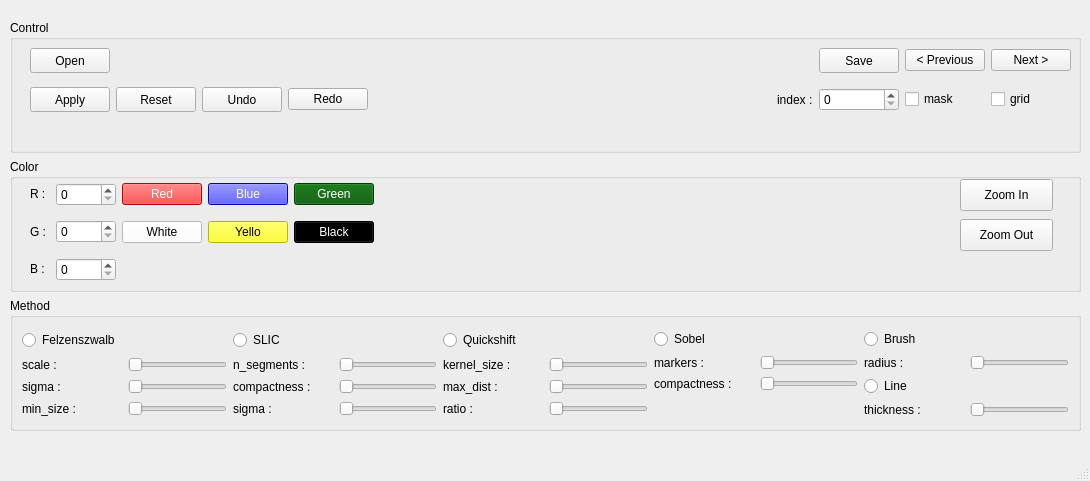
<?xml version="1.0" encoding="UTF-8"?>
<ui version="4.0">
 <class>MainWindow</class>
 <widget class="QMainWindow" name="MainWindow">
  <property name="geometry">
   <rect>
    <x>0</x>
    <y>0</y>
    <width>1090</width>
    <height>481</height>
   </rect>
  </property>
  <property name="sizePolicy">
   <sizepolicy hsizetype="Fixed" vsizetype="Fixed">
    <horstretch>0</horstretch>
    <verstretch>0</verstretch>
   </sizepolicy>
  </property>
  <property name="minimumSize">
   <size>
    <width>1090</width>
    <height>481</height>
   </size>
  </property>
  <property name="maximumSize">
   <size>
    <width>1090</width>
    <height>481</height>
   </size>
  </property>
  <property name="windowTitle">
   <string>MainWindow</string>
  </property>
  <widget class="QWidget" name="centralwidget">
   <widget class="QWidget" name="verticalLayoutWidget_2">
    <property name="geometry">
     <rect>
      <x>10</x>
      <y>20</y>
      <width>1071</width>
      <height>411</height>
     </rect>
    </property>
    <layout class="QVBoxLayout" name="verticalLayout_2">
     <item>
      <layout class="QHBoxLayout" name="horizontalLayout_8">
       <item>
        <widget class="QGroupBox" name="groupBox_3">
         <property name="title">
          <string>Control</string>
         </property>
         <widget class="QWidget" name="gridLayoutWidget_2">
          <property name="geometry">
           <rect>
            <x>20</x>
            <y>20</y>
            <width>1041</width>
            <height>81</height>
           </rect>
          </property>
          <layout class="QGridLayout" name="gridLayout_10">
           <item row="1" column="3">
            <widget class="QPushButton" name="pushButton_14">
             <property name="sizePolicy">
              <sizepolicy hsizetype="Fixed" vsizetype="Fixed">
               <horstretch>0</horstretch>
               <verstretch>0</verstretch>
              </sizepolicy>
             </property>
             <property name="minimumSize">
              <size>
               <width>0</width>
               <height>25</height>
              </size>
             </property>
             <property name="text">
              <string>Undo</string>
             </property>
            </widget>
           </item>
           <item row="1" column="1">
            <widget class="QPushButton" name="pushButton_2">
             <property name="sizePolicy">
              <sizepolicy hsizetype="Fixed" vsizetype="Fixed">
               <horstretch>0</horstretch>
               <verstretch>0</verstretch>
              </sizepolicy>
             </property>
             <property name="minimumSize">
              <size>
               <width>0</width>
               <height>25</height>
              </size>
             </property>
             <property name="text">
              <string>Reset</string>
             </property>
            </widget>
           </item>
           <item row="0" column="8">
            <widget class="QPushButton" name="pushButton_6">
             <property name="sizePolicy">
              <sizepolicy hsizetype="Fixed" vsizetype="Fixed">
               <horstretch>0</horstretch>
               <verstretch>0</verstretch>
              </sizepolicy>
             </property>
             <property name="text">
              <string>&lt; Previous</string>
             </property>
            </widget>
           </item>
           <item row="0" column="0">
            <widget class="QPushButton" name="pushButton_3">
             <property name="sizePolicy">
              <sizepolicy hsizetype="Fixed" vsizetype="Fixed">
               <horstretch>0</horstretch>
               <verstretch>0</verstretch>
              </sizepolicy>
             </property>
             <property name="minimumSize">
              <size>
               <width>0</width>
               <height>25</height>
              </size>
             </property>
             <property name="text">
              <string>Open</string>
             </property>
            </widget>
           </item>
           <item row="1" column="0">
            <widget class="QPushButton" name="pushButton_4">
             <property name="sizePolicy">
              <sizepolicy hsizetype="Fixed" vsizetype="Fixed">
               <horstretch>0</horstretch>
               <verstretch>0</verstretch>
              </sizepolicy>
             </property>
             <property name="minimumSize">
              <size>
               <width>0</width>
               <height>25</height>
              </size>
             </property>
             <property name="text">
              <string>Apply</string>
             </property>
            </widget>
           </item>
           <item row="0" column="9">
            <widget class="QPushButton" name="pushButton_5">
             <property name="sizePolicy">
              <sizepolicy hsizetype="Fixed" vsizetype="Fixed">
               <horstretch>0</horstretch>
               <verstretch>0</verstretch>
              </sizepolicy>
             </property>
             <property name="text">
              <string>Next &gt;</string>
             </property>
            </widget>
           </item>
           <item row="1" column="9">
            <widget class="QCheckBox" name="checkBox">
             <property name="text">
              <string>grid</string>
             </property>
            </widget>
           </item>
           <item row="1" column="8">
            <widget class="QCheckBox" name="checkBox_2">
             <property name="text">
              <string>mask</string>
             </property>
            </widget>
           </item>
           <item row="0" column="1">
            <widget class="QLabel" name="label_3">
             <property name="text">
              <string/>
             </property>
            </widget>
           </item>
           <item row="0" column="5">
            <widget class="QLabel" name="label">
             <property name="text">
              <string/>
             </property>
            </widget>
           </item>
           <item row="0" column="7">
            <widget class="QPushButton" name="pushButton">
             <property name="sizePolicy">
              <sizepolicy hsizetype="Fixed" vsizetype="Fixed">
               <horstretch>0</horstretch>
               <verstretch>0</verstretch>
              </sizepolicy>
             </property>
             <property name="minimumSize">
              <size>
               <width>0</width>
               <height>25</height>
              </size>
             </property>
             <property name="text">
              <string>Save</string>
             </property>
            </widget>
           </item>
           <item row="1" column="4">
            <widget class="QPushButton" name="pushButton_13">
             <property name="sizePolicy">
              <sizepolicy hsizetype="Fixed" vsizetype="Fixed">
               <horstretch>0</horstretch>
               <verstretch>0</verstretch>
              </sizepolicy>
             </property>
             <property name="text">
              <string>Redo</string>
             </property>
            </widget>
           </item>
           <item row="1" column="7">
            <widget class="QSpinBox" name="spinBox"/>
           </item>
           <item row="1" column="6">
            <widget class="QLabel" name="label_12">
             <property name="sizePolicy">
              <sizepolicy hsizetype="Fixed" vsizetype="Preferred">
               <horstretch>0</horstretch>
               <verstretch>0</verstretch>
              </sizepolicy>
             </property>
             <property name="text">
              <string>index :</string>
             </property>
            </widget>
           </item>
          </layout>
         </widget>
        </widget>
       </item>
      </layout>
     </item>
     <item>
      <layout class="QHBoxLayout" name="horizontalLayout">
       <item>
        <widget class="QGroupBox" name="groupBox_2">
         <property name="title">
          <string>Color</string>
         </property>
         <widget class="QWidget" name="gridLayoutWidget">
          <property name="geometry">
           <rect>
            <x>20</x>
            <y>20</y>
            <width>382</width>
            <height>106</height>
           </rect>
          </property>
          <layout class="QGridLayout" name="gridLayout_9">
           <item row="1" column="0">
            <layout class="QHBoxLayout" name="horizontalLayout_6">
             <item>
              <widget class="QLabel" name="label_5">
               <property name="sizePolicy">
                <sizepolicy hsizetype="Fixed" vsizetype="Fixed">
                 <horstretch>0</horstretch>
                 <verstretch>0</verstretch>
                </sizepolicy>
               </property>
               <property name="minimumSize">
                <size>
                 <width>20</width>
                 <height>20</height>
                </size>
               </property>
               <property name="text">
                <string>G :</string>
               </property>
              </widget>
             </item>
             <item>
              <widget class="QSpinBox" name="spinBox_3">
               <property name="sizePolicy">
                <sizepolicy hsizetype="Fixed" vsizetype="Fixed">
                 <horstretch>0</horstretch>
                 <verstretch>0</verstretch>
                </sizepolicy>
               </property>
               <property name="minimumSize">
                <size>
                 <width>60</width>
                 <height>20</height>
                </size>
               </property>
              </widget>
             </item>
             <item>
              <widget class="QPushButton" name="pushButton_10">
               <property name="sizePolicy">
                <sizepolicy hsizetype="Fixed" vsizetype="Fixed">
                 <horstretch>0</horstretch>
                 <verstretch>0</verstretch>
                </sizepolicy>
               </property>
               <property name="minimumSize">
                <size>
                 <width>80</width>
                 <height>0</height>
                </size>
               </property>
               <property name="styleSheet">
                <string notr="true">background-color:rgb(255, 255, 255)</string>
               </property>
               <property name="text">
                <string>White</string>
               </property>
              </widget>
             </item>
             <item>
              <widget class="QPushButton" name="pushButton_11">
               <property name="sizePolicy">
                <sizepolicy hsizetype="Fixed" vsizetype="Fixed">
                 <horstretch>0</horstretch>
                 <verstretch>0</verstretch>
                </sizepolicy>
               </property>
               <property name="minimumSize">
                <size>
                 <width>80</width>
                 <height>0</height>
                </size>
               </property>
               <property name="styleSheet">
                <string notr="true">background-color:rgb(255, 255, 0)</string>
               </property>
               <property name="text">
                <string>Yello</string>
               </property>
              </widget>
             </item>
             <item>
              <widget class="QPushButton" name="pushButton_12">
               <property name="sizePolicy">
                <sizepolicy hsizetype="Fixed" vsizetype="Fixed">
                 <horstretch>0</horstretch>
                 <verstretch>0</verstretch>
                </sizepolicy>
               </property>
               <property name="minimumSize">
                <size>
                 <width>80</width>
                 <height>0</height>
                </size>
               </property>
               <property name="styleSheet">
                <string notr="true">background-color: rgb(0, 0, 0); color:rgb(255, 255, 255)</string>
               </property>
               <property name="text">
                <string>Black</string>
               </property>
              </widget>
             </item>
             <item>
              <widget class="QLabel" name="label_8">
               <property name="sizePolicy">
                <sizepolicy hsizetype="Minimum" vsizetype="Preferred">
                 <horstretch>0</horstretch>
                 <verstretch>0</verstretch>
                </sizepolicy>
               </property>
               <property name="minimumSize">
                <size>
                 <width>0</width>
                 <height>0</height>
                </size>
               </property>
               <property name="text">
                <string/>
               </property>
              </widget>
             </item>
            </layout>
           </item>
           <item row="0" column="0">
            <layout class="QHBoxLayout" name="horizontalLayout_5">
             <item>
              <widget class="QLabel" name="label_4">
               <property name="sizePolicy">
                <sizepolicy hsizetype="Fixed" vsizetype="Fixed">
                 <horstretch>0</horstretch>
                 <verstretch>0</verstretch>
                </sizepolicy>
               </property>
               <property name="minimumSize">
                <size>
                 <width>20</width>
                 <height>20</height>
                </size>
               </property>
               <property name="text">
                <string>R :</string>
               </property>
              </widget>
             </item>
             <item>
              <widget class="QSpinBox" name="spinBox_2">
               <property name="sizePolicy">
                <sizepolicy hsizetype="Fixed" vsizetype="Fixed">
                 <horstretch>0</horstretch>
                 <verstretch>0</verstretch>
                </sizepolicy>
               </property>
               <property name="minimumSize">
                <size>
                 <width>60</width>
                 <height>20</height>
                </size>
               </property>
              </widget>
             </item>
             <item>
              <widget class="QPushButton" name="pushButton_7">
               <property name="sizePolicy">
                <sizepolicy hsizetype="Fixed" vsizetype="Fixed">
                 <horstretch>0</horstretch>
                 <verstretch>0</verstretch>
                </sizepolicy>
               </property>
               <property name="minimumSize">
                <size>
                 <width>80</width>
                 <height>0</height>
                </size>
               </property>
               <property name="styleSheet">
                <string notr="true">background-color: rgb(255, 0, 0); color:rgb(255, 255, 255)</string>
               </property>
               <property name="text">
                <string>Red</string>
               </property>
              </widget>
             </item>
             <item>
              <widget class="QPushButton" name="pushButton_8">
               <property name="sizePolicy">
                <sizepolicy hsizetype="Fixed" vsizetype="Fixed">
                 <horstretch>0</horstretch>
                 <verstretch>0</verstretch>
                </sizepolicy>
               </property>
               <property name="minimumSize">
                <size>
                 <width>80</width>
                 <height>0</height>
                </size>
               </property>
               <property name="styleSheet">
                <string notr="true">background-color:rgb(0, 0, 255); color:rgb(255, 255, 255)</string>
               </property>
               <property name="text">
                <string>Blue</string>
               </property>
              </widget>
             </item>
             <item>
              <widget class="QPushButton" name="pushButton_9">
               <property name="sizePolicy">
                <sizepolicy hsizetype="Fixed" vsizetype="Fixed">
                 <horstretch>0</horstretch>
                 <verstretch>0</verstretch>
                </sizepolicy>
               </property>
               <property name="minimumSize">
                <size>
                 <width>80</width>
                 <height>0</height>
                </size>
               </property>
               <property name="styleSheet">
                <string notr="true">background-color: rgb(0, 85, 0); color:rgb(255, 255, 255)</string>
               </property>
               <property name="text">
                <string>Green</string>
               </property>
              </widget>
             </item>
             <item>
              <widget class="QLabel" name="label_7">
               <property name="sizePolicy">
                <sizepolicy hsizetype="Minimum" vsizetype="Preferred">
                 <horstretch>0</horstretch>
                 <verstretch>0</verstretch>
                </sizepolicy>
               </property>
               <property name="minimumSize">
                <size>
                 <width>0</width>
                 <height>0</height>
                </size>
               </property>
               <property name="text">
                <string/>
               </property>
              </widget>
             </item>
            </layout>
           </item>
           <item row="2" column="0">
            <layout class="QHBoxLayout" name="horizontalLayout_7">
             <item>
              <widget class="QLabel" name="label_6">
               <property name="sizePolicy">
                <sizepolicy hsizetype="Fixed" vsizetype="Fixed">
                 <horstretch>0</horstretch>
                 <verstretch>0</verstretch>
                </sizepolicy>
               </property>
               <property name="minimumSize">
                <size>
                 <width>20</width>
                 <height>20</height>
                </size>
               </property>
               <property name="text">
                <string>B :</string>
               </property>
              </widget>
             </item>
             <item>
              <widget class="QSpinBox" name="spinBox_4">
               <property name="sizePolicy">
                <sizepolicy hsizetype="Fixed" vsizetype="Fixed">
                 <horstretch>0</horstretch>
                 <verstretch>0</verstretch>
                </sizepolicy>
               </property>
               <property name="minimumSize">
                <size>
                 <width>60</width>
                 <height>20</height>
                </size>
               </property>
              </widget>
             </item>
             <item>
              <widget class="QLabel" name="label_9">
               <property name="sizePolicy">
                <sizepolicy hsizetype="Preferred" vsizetype="Preferred">
                 <horstretch>0</horstretch>
                 <verstretch>0</verstretch>
                </sizepolicy>
               </property>
               <property name="minimumSize">
                <size>
                 <width>0</width>
                 <height>0</height>
                </size>
               </property>
               <property name="text">
                <string/>
               </property>
              </widget>
             </item>
            </layout>
           </item>
          </layout>
         </widget>
         <widget class="QPushButton" name="pushButton_zoomin">
          <property name="geometry">
           <rect>
            <x>950</x>
            <y>20</y>
            <width>93</width>
            <height>32</height>
           </rect>
          </property>
          <property name="sizePolicy">
           <sizepolicy hsizetype="Fixed" vsizetype="Fixed">
            <horstretch>0</horstretch>
            <verstretch>0</verstretch>
           </sizepolicy>
          </property>
          <property name="text">
           <string>Zoom In</string>
          </property>
         </widget>
         <widget class="QPushButton" name="pushButton_zoomout">
          <property name="geometry">
           <rect>
            <x>950</x>
            <y>60</y>
            <width>93</width>
            <height>32</height>
           </rect>
          </property>
          <property name="sizePolicy">
           <sizepolicy hsizetype="Fixed" vsizetype="Fixed">
            <horstretch>0</horstretch>
            <verstretch>0</verstretch>
           </sizepolicy>
          </property>
          <property name="text">
           <string>Zoom Out</string>
          </property>
         </widget>
        </widget>
       </item>
      </layout>
     </item>
     <item>
      <layout class="QHBoxLayout" name="horizontalLayout_3">
       <item>
        <widget class="QGroupBox" name="groupBox">
         <property name="title">
          <string>Method</string>
         </property>
         <layout class="QGridLayout" name="gridLayout">
          <item row="1" column="0">
           <layout class="QGridLayout" name="gridLayout_2">
            <item row="0" column="1">
             <layout class="QHBoxLayout" name="horizontalLayout_4">
              <item>
               <layout class="QGridLayout" name="gridLayout_4">
                <item row="0" column="0">
                 <widget class="QRadioButton" name="radioButton">
                  <property name="text">
                   <string>Felzenszwalb</string>
                  </property>
                 </widget>
                </item>
                <item row="1" column="0">
                 <widget class="QLabel" name="label_1">
                  <property name="sizePolicy">
                   <sizepolicy hsizetype="Fixed" vsizetype="Preferred">
                    <horstretch>0</horstretch>
                    <verstretch>0</verstretch>
                   </sizepolicy>
                  </property>
                  <property name="minimumSize">
                   <size>
                    <width>100</width>
                    <height>0</height>
                   </size>
                  </property>
                  <property name="text">
                   <string>scale :</string>
                  </property>
                  <property name="alignment">
                   <set>Qt::AlignLeading|Qt::AlignLeft|Qt::AlignVCenter</set>
                  </property>
                 </widget>
                </item>
                <item row="2" column="1">
                 <widget class="QSlider" name="horizontalSlider_4">
                  <property name="orientation">
                   <enum>Qt::Horizontal</enum>
                  </property>
                 </widget>
                </item>
                <item row="3" column="1">
                 <widget class="QSlider" name="horizontalSlider_5">
                  <property name="orientation">
                   <enum>Qt::Horizontal</enum>
                  </property>
                 </widget>
                </item>
                <item row="2" column="0">
                 <widget class="QLabel" name="label_11">
                  <property name="sizePolicy">
                   <sizepolicy hsizetype="Fixed" vsizetype="Preferred">
                    <horstretch>0</horstretch>
                    <verstretch>0</verstretch>
                   </sizepolicy>
                  </property>
                  <property name="minimumSize">
                   <size>
                    <width>100</width>
                    <height>0</height>
                   </size>
                  </property>
                  <property name="text">
                   <string>sigma :</string>
                  </property>
                  <property name="alignment">
                   <set>Qt::AlignLeading|Qt::AlignLeft|Qt::AlignVCenter</set>
                  </property>
                 </widget>
                </item>
                <item row="3" column="0">
                 <widget class="QLabel" name="label_13">
                  <property name="sizePolicy">
                   <sizepolicy hsizetype="Fixed" vsizetype="Preferred">
                    <horstretch>0</horstretch>
                    <verstretch>0</verstretch>
                   </sizepolicy>
                  </property>
                  <property name="minimumSize">
                   <size>
                    <width>100</width>
                    <height>0</height>
                   </size>
                  </property>
                  <property name="text">
                   <string>min_size :</string>
                  </property>
                  <property name="alignment">
                   <set>Qt::AlignLeading|Qt::AlignLeft|Qt::AlignVCenter</set>
                  </property>
                 </widget>
                </item>
                <item row="1" column="1">
                 <widget class="QSlider" name="horizontalSlider">
                  <property name="minimumSize">
                   <size>
                    <width>50</width>
                    <height>0</height>
                   </size>
                  </property>
                  <property name="orientation">
                   <enum>Qt::Horizontal</enum>
                  </property>
                 </widget>
                </item>
               </layout>
              </item>
              <item>
               <layout class="QGridLayout" name="gridLayout_3">
                <item row="2" column="0">
                 <widget class="QLabel" name="label_14">
                  <property name="sizePolicy">
                   <sizepolicy hsizetype="Fixed" vsizetype="Preferred">
                    <horstretch>0</horstretch>
                    <verstretch>0</verstretch>
                   </sizepolicy>
                  </property>
                  <property name="minimumSize">
                   <size>
                    <width>100</width>
                    <height>0</height>
                   </size>
                  </property>
                  <property name="text">
                   <string>compactness :</string>
                  </property>
                  <property name="alignment">
                   <set>Qt::AlignLeading|Qt::AlignLeft|Qt::AlignVCenter</set>
                  </property>
                 </widget>
                </item>
                <item row="0" column="0">
                 <widget class="QRadioButton" name="radioButton_2">
                  <property name="text">
                   <string>SLIC</string>
                  </property>
                 </widget>
                </item>
                <item row="3" column="1">
                 <widget class="QSlider" name="horizontalSlider_7">
                  <property name="orientation">
                   <enum>Qt::Horizontal</enum>
                  </property>
                 </widget>
                </item>
                <item row="3" column="0">
                 <widget class="QLabel" name="label_15">
                  <property name="sizePolicy">
                   <sizepolicy hsizetype="Fixed" vsizetype="Preferred">
                    <horstretch>0</horstretch>
                    <verstretch>0</verstretch>
                   </sizepolicy>
                  </property>
                  <property name="minimumSize">
                   <size>
                    <width>100</width>
                    <height>0</height>
                   </size>
                  </property>
                  <property name="text">
                   <string>sigma :</string>
                  </property>
                  <property name="alignment">
                   <set>Qt::AlignLeading|Qt::AlignLeft|Qt::AlignVCenter</set>
                  </property>
                 </widget>
                </item>
                <item row="1" column="0">
                 <widget class="QLabel" name="label_2">
                  <property name="sizePolicy">
                   <sizepolicy hsizetype="Fixed" vsizetype="Preferred">
                    <horstretch>0</horstretch>
                    <verstretch>0</verstretch>
                   </sizepolicy>
                  </property>
                  <property name="minimumSize">
                   <size>
                    <width>100</width>
                    <height>0</height>
                   </size>
                  </property>
                  <property name="text">
                   <string>n_segments :</string>
                  </property>
                  <property name="alignment">
                   <set>Qt::AlignLeading|Qt::AlignLeft|Qt::AlignVCenter</set>
                  </property>
                 </widget>
                </item>
                <item row="1" column="1">
                 <widget class="QSlider" name="horizontalSlider_2">
                  <property name="minimumSize">
                   <size>
                    <width>50</width>
                    <height>0</height>
                   </size>
                  </property>
                  <property name="orientation">
                   <enum>Qt::Horizontal</enum>
                  </property>
                 </widget>
                </item>
                <item row="2" column="1">
                 <widget class="QSlider" name="horizontalSlider_6">
                  <property name="orientation">
                   <enum>Qt::Horizontal</enum>
                  </property>
                 </widget>
                </item>
               </layout>
              </item>
              <item>
               <layout class="QGridLayout" name="gridLayout_5">
                <item row="1" column="0">
                 <widget class="QLabel" name="label_10">
                  <property name="minimumSize">
                   <size>
                    <width>100</width>
                    <height>0</height>
                   </size>
                  </property>
                  <property name="text">
                   <string>kernel_size :</string>
                  </property>
                  <property name="alignment">
                   <set>Qt::AlignLeading|Qt::AlignLeft|Qt::AlignVCenter</set>
                  </property>
                 </widget>
                </item>
                <item row="1" column="1">
                 <widget class="QSlider" name="horizontalSlider_3">
                  <property name="minimumSize">
                   <size>
                    <width>50</width>
                    <height>0</height>
                   </size>
                  </property>
                  <property name="orientation">
                   <enum>Qt::Horizontal</enum>
                  </property>
                 </widget>
                </item>
                <item row="2" column="1">
                 <widget class="QSlider" name="horizontalSlider_8">
                  <property name="orientation">
                   <enum>Qt::Horizontal</enum>
                  </property>
                 </widget>
                </item>
                <item row="0" column="0">
                 <widget class="QRadioButton" name="radioButton_3">
                  <property name="text">
                   <string>Quickshift</string>
                  </property>
                 </widget>
                </item>
                <item row="3" column="1">
                 <widget class="QSlider" name="horizontalSlider_9">
                  <property name="orientation">
                   <enum>Qt::Horizontal</enum>
                  </property>
                 </widget>
                </item>
                <item row="2" column="0">
                 <widget class="QLabel" name="label_16">
                  <property name="minimumSize">
                   <size>
                    <width>100</width>
                    <height>0</height>
                   </size>
                  </property>
                  <property name="text">
                   <string>max_dist :</string>
                  </property>
                  <property name="alignment">
                   <set>Qt::AlignLeading|Qt::AlignLeft|Qt::AlignVCenter</set>
                  </property>
                 </widget>
                </item>
                <item row="3" column="0">
                 <widget class="QLabel" name="label_17">
                  <property name="minimumSize">
                   <size>
                    <width>100</width>
                    <height>0</height>
                   </size>
                  </property>
                  <property name="text">
                   <string>ratio :</string>
                  </property>
                  <property name="alignment">
                   <set>Qt::AlignLeading|Qt::AlignLeft|Qt::AlignVCenter</set>
                  </property>
                 </widget>
                </item>
               </layout>
              </item>
              <item>
               <layout class="QGridLayout" name="gridLayout_7">
                <item row="1" column="1">
                 <widget class="QSlider" name="horizontalSlider_10">
                  <property name="minimumSize">
                   <size>
                    <width>50</width>
                    <height>0</height>
                   </size>
                  </property>
                  <property name="orientation">
                   <enum>Qt::Horizontal</enum>
                  </property>
                 </widget>
                </item>
                <item row="1" column="0">
                 <widget class="QLabel" name="label_18">
                  <property name="minimumSize">
                   <size>
                    <width>100</width>
                    <height>0</height>
                   </size>
                  </property>
                  <property name="text">
                   <string>markers :</string>
                  </property>
                  <property name="alignment">
                   <set>Qt::AlignLeading|Qt::AlignLeft|Qt::AlignVCenter</set>
                  </property>
                 </widget>
                </item>
                <item row="3" column="0">
                 <widget class="QLabel" name="label_20">
                  <property name="text">
                   <string/>
                  </property>
                 </widget>
                </item>
                <item row="2" column="0">
                 <widget class="QLabel" name="label_19">
                  <property name="minimumSize">
                   <size>
                    <width>100</width>
                    <height>0</height>
                   </size>
                  </property>
                  <property name="text">
                   <string>compactness :</string>
                  </property>
                  <property name="alignment">
                   <set>Qt::AlignLeading|Qt::AlignLeft|Qt::AlignVCenter</set>
                  </property>
                 </widget>
                </item>
                <item row="0" column="0">
                 <widget class="QRadioButton" name="radioButton_4">
                  <property name="text">
                   <string>Sobel</string>
                  </property>
                 </widget>
                </item>
                <item row="2" column="1">
                 <widget class="QSlider" name="horizontalSlider_11">
                  <property name="orientation">
                   <enum>Qt::Horizontal</enum>
                  </property>
                 </widget>
                </item>
               </layout>
              </item>
              <item>
               <layout class="QGridLayout" name="gridLayout_8">
                <item row="2" column="0">
                 <widget class="QLabel" name="label_23">
                  <property name="minimumSize">
                   <size>
                    <width>100</width>
                    <height>0</height>
                   </size>
                  </property>
                  <property name="text">
                   <string>radius :</string>
                  </property>
                 </widget>
                </item>
                <item row="0" column="0">
                 <widget class="QRadioButton" name="radioButton_5">
                  <property name="text">
                   <string>Brush</string>
                  </property>
                 </widget>
                </item>
                <item row="2" column="1">
                 <widget class="QSlider" name="horizontalSlider_12">
                  <property name="minimumSize">
                   <size>
                    <width>50</width>
                    <height>0</height>
                   </size>
                  </property>
                  <property name="orientation">
                   <enum>Qt::Horizontal</enum>
                  </property>
                 </widget>
                </item>
                <item row="5" column="0">
                 <widget class="QLabel" name="label_22">
                  <property name="minimumSize">
                   <size>
                    <width>100</width>
                    <height>0</height>
                   </size>
                  </property>
                  <property name="text">
                   <string>thickness :</string>
                  </property>
                 </widget>
                </item>
                <item row="4" column="0">
                 <widget class="QRadioButton" name="radioButton_6">
                  <property name="text">
                   <string>Line</string>
                  </property>
                 </widget>
                </item>
                <item row="5" column="1">
                 <widget class="QSlider" name="horizontalSlider_13">
                  <property name="orientation">
                   <enum>Qt::Horizontal</enum>
                  </property>
                 </widget>
                </item>
               </layout>
              </item>
             </layout>
            </item>
           </layout>
          </item>
         </layout>
        </widget>
       </item>
      </layout>
     </item>
    </layout>
   </widget>
  </widget>
  <widget class="QMenuBar" name="menubar">
   <property name="geometry">
    <rect>
     <x>0</x>
     <y>0</y>
     <width>1090</width>
     <height>26</height>
    </rect>
   </property>
  </widget>
  <widget class="QStatusBar" name="statusbar"/>
 </widget>
 <resources/>
 <connections/>
</ui>
